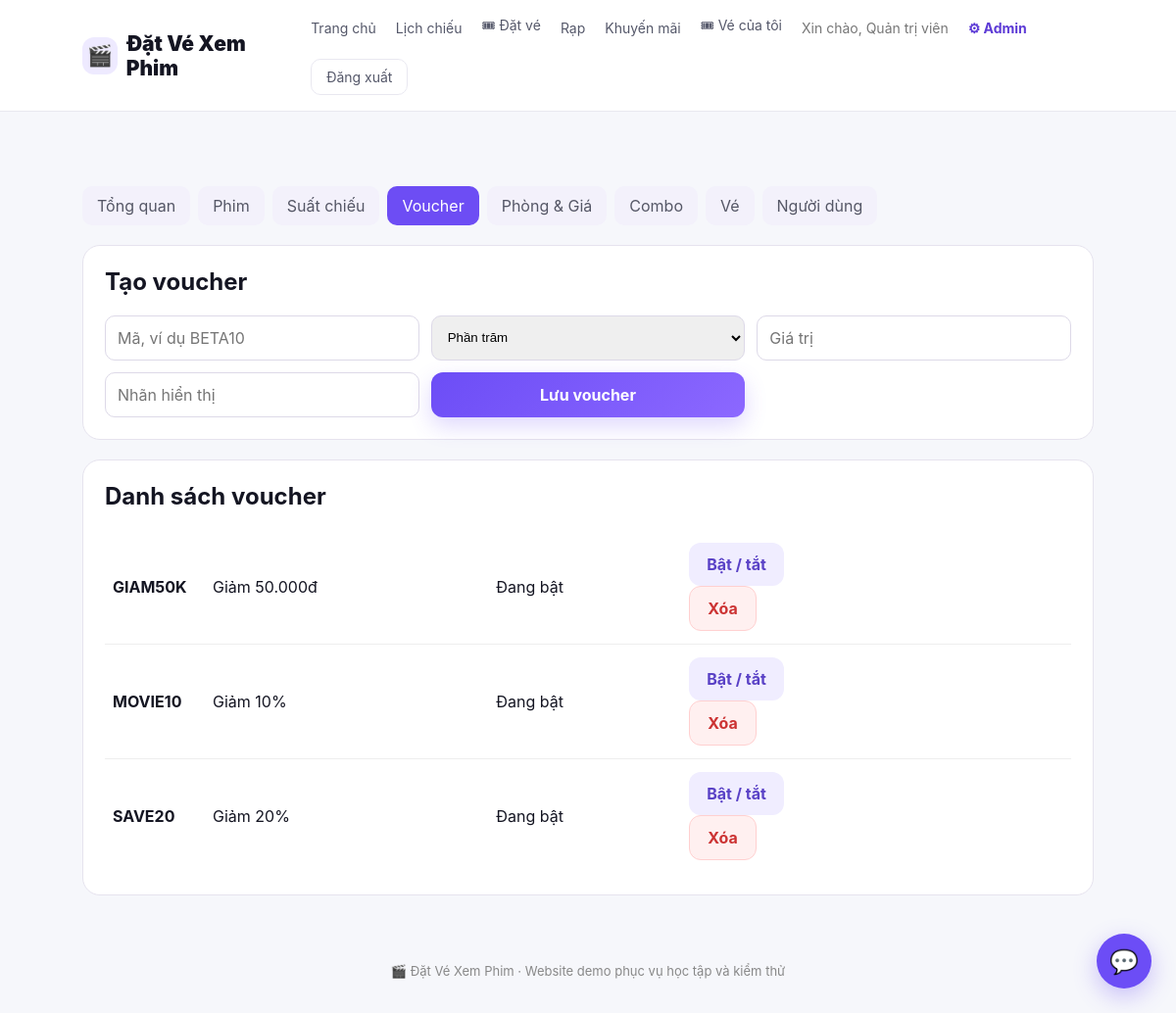
Screenshot of /admin/vouchers (signed in) with the database file from the repository.
### tables this page shows
CREATE TABLE users(id INTEGER PRIMARY KEY AUTOINCREMENT,name TEXT NOT NULL,email TEXT UNIQUE NOT NULL,password TEXT NOT NULL,role TEXT NOT NULL DEFAULT 'user',points INTEGER NOT NULL DEFAULT 0);

CREATE TABLE vouchers(code TEXT PRIMARY KEY,type TEXT NOT NULL,value INTEGER NOT NULL,label TEXT NOT NULL,active INTEGER NOT NULL DEFAULT 1);

### admin_routes.py (the view)
@admin_bp.route('/vouchers',methods=['GET','POST'])
def vouchers():
    c=get_db()
    if request.method=='POST':
        code=request.form['code'].strip().upper(); c.execute('INSERT OR REPLACE INTO vouchers VALUES(?,?,?,?,1)',(code,request.form['type'],request.form.get('value',type=int) or 0,request.form['label'].strip())); c.commit(); c.close(); return redirect(url_for('admin.vouchers'))
    rows=c.execute('SELECT * FROM vouchers ORDER BY code').fetchall(); c.close(); return render_template('admin/vouchers.html',vouchers=rows)

### admin_routes.py (called while the page is built)
@admin_bp.before_request
def protect():
    if session.get('role')!='admin': return redirect(url_for('auth.login',next=request.path))

### app.py (called while the page is built, shortened)
def _get_tab_token():
    return request.args.get("tab_token") or request.form.get("tab_token") or request.headers.get("X-Tab-Token")

@app.before_request
def restore_tab_session():
    token = _get_tab_token()
    if session.get("user_id"):
        conn = get_db()
        db_user = conn.execute("SELECT id,name,role FROM users WHERE id=?", (session["user_id"],)).fetchone()
        conn.close()
        if db_user:
            session["user_name"] = db_user["name"]
            session["role"] = db_user["role"]
            update_user(token, db_user["name"], db_user["role"])
        else:
            session.clear()
            if token:
                from tab_sessions import clear_user
                clear_user(token)

@app.after_request
def keep_tab_token(response):
    token = _get_tab_token()
    return response

### database.py (called while the page is built)
def get_db():
    conn=sqlite3.connect(DB)
    conn.row_factory=sqlite3.Row
    return conn

### main_routes.py (called while the page is built)
@main_bp.app_context_processor
def inject_user():
    return {'current_user': session.get('user_name'), 'is_admin': session.get('role') == 'admin', 'poster_defaults': {m['id']: m['poster'] for m in MOVIES}}

### tab_sessions.py (called while the page is built, shortened)
def update_user(token, user_name=None, role=None):
    if not token:
        return

### templates/admin/vouchers.html
{% extends 'base.html' %}{% block title %}Quản lý voucher{% endblock %}{% block content %}<main class="admin-page"><div class="admin-nav"><a href="/admin/">Tổng quan</a><a href="/admin/movies">Phim</a><a href="/admin/showtimes">Suất chiếu</a><a class="active" href="/admin/vouchers">Voucher</a><a href="/admin/rooms">Phòng & Giá</a><a href="/admin/combos">Combo</a><a href="/admin/tickets">Vé</a><a href="/admin/users">Người dùng</a></div><section class="admin-card"><h2>Tạo voucher</h2><form class="admin-form" method="post"><input name="code" placeholder="Mã, ví dụ BETA10" required><select name="type"><option value="percent">Phần trăm</option><option value="fixed">Số tiền</option></select><input name="value" type="number" placeholder="Giá trị" required><input name="label" placeholder="Nhãn hiển thị" required><button class="btn btn-primary">Lưu voucher</button></form></section><section class="admin-card"><h2>Danh sách voucher</h2><div class="admin-table">{% for v in vouchers %}<div class="tr"><span><b>{{v.code}}</b></span><span>{{v.label}}</span><span>{{'Đang bật' if v.active else 'Đang tắt'}}</span><span><form method="post" action="/admin/vouchers/toggle/{{v.code}}"><button class="btn btn-secondary">Bật / tắt</button></form><form method="post" action="/admin/vouchers/delete/{{v.code}}" style="display:inline"><button class="btn btn-danger" onclick="return confirm('Xóa voucher này?')">Xóa</button></form></span></div>{% endfor %}</div></section></main>{% endblock %}

### templates/base.html (shortened to what this page needs)
<!doctype html><html lang="vi"><head><link rel="stylesheet" href="{{ url_for('static',filename='style.css') }}"></head><body>
<header class="site-header"><a class="brand" href="/"><span class="brand-icon">🎬</span><span>Đặt Vé Xem Phim</span></a><nav><a href="/">Trang chủ</a><a href="/showtimes">Lịch chiếu</a><a href="/booking">🎟 Đặt vé</a><a href="/cinemas">Rạp</a><a href="/promotions">Khuyến mãi</a>{% if current_user %}<a href="/tickets">🎟 Vé của tôi</a><span class="hello">Xin chào, {{current_user}}</span>{% if is_admin %}<a class="admin-link" href="/admin">⚙ Admin</a>{% endif %}<a class="nav-outline" href="/logout">Đăng xuất</a>{% else %}<a href="/login">Đăng nhập</a><a class="nav-cta" href="/register">Đăng ký</a>{% endif %}</nav></header>
{% block content %}{% endblock %}<footer class="footer">🎬 Đặt Vé Xem Phim · Website demo phục vụ học tập và kiểm thử</footer>
<button type="button" class="chat-button" id="chatOpen" aria-label="Mở trợ lý chatbot">💬</button>
</body></html>

### static/style.css (style rules this page uses)
:root { --bg:#f6f7fb;--surface:#fff;--ink:#141522;--muted:#6f7280;--primary:#6c4df6;--primary2:#8c68ff;--line:#e9e8f0;--success:#18864b;--danger:#c63d4d;--shadow:0 18px 50px rgba(31,27,66,.08) }
* { box-sizing:border-box }
html { scroll-behavior:smooth }
body { margin:0;font-family:Inter,ui-sans-serif,system-ui,-apple-system,BlinkMacSystemFont,"Segoe UI",Arial,sans-serif;background:var(--bg);color:var(--ink) }
a { color:inherit }
button,input { font:inherit }
.site-header { position:sticky;top:0;z-index:50;background:rgba(255,255,255,.94);backdrop-filter:blur(14px);border-bottom:1px solid var(--line);padding:16px 7%;display:flex;justify-content:space-between;align-items:center;gap:20px }
.brand { text-decoration:none;font-size:21px;font-weight:900;display:flex;align-items:center;gap:9px }
.brand-icon { width:38px;height:38px;border-radius:12px;display:grid;place-items:center;background:#eeeaff }
.site-header nav { display:flex;align-items:center;gap:20px;flex-wrap:wrap;font-size:14px }
.site-header nav a { text-decoration:none;color:#55586a }
.nav-cta,.nav-outline { padding:9px 15px;border-radius:10px }
.nav-outline { border:1px solid var(--line) }
.hello { color:#777 }
.footer { text-align:center;color:#888;padding:35px 15px;font-size:13px }
main { width:86%;max-width:1180px;margin:34px auto }
.btn { display:inline-flex;justify-content:center;align-items:center;gap:8px;border:0;padding:12px 18px;border-radius:12px;text-decoration:none;cursor:pointer;font-weight:750;transition:.2s }
.btn-primary { background:linear-gradient(135deg,var(--primary),var(--primary2));color:#fff;box-shadow:0 9px 22px rgba(108,77,246,.22) }
.btn-secondary { background:#f0edff;color:#5941c6 }
.chat-button { position:fixed;right:25px;bottom:25px;width:56px;height:56px;border:0;border-radius:50%;background:var(--primary);color:#fff;font-size:24px;cursor:pointer;box-shadow:0 8px 24px #6c4df655;z-index:80 }
.admin-link { color:#5d3bd6!important;font-weight:700 }
.admin-page { padding-top:42px }
.admin-nav { display:flex;gap:8px;flex-wrap:wrap;margin-bottom:20px }
.admin-nav a { padding:10px 15px;border-radius:10px;text-decoration:none;color:#555766;background:#f3f1fb }
.admin-nav a.active,.admin-nav a:hover { background:#6d4df4;color:#fff }
.admin-card { background:#fff;border:1px solid #e6e3ee;border-radius:18px;padding:22px;margin-bottom:20px }
.admin-card h2 { margin-top:0 }
.admin-form { display:grid;grid-template-columns:repeat(3,1fr);gap:12px }
.admin-form input,.admin-form select,.admin-table select { padding:12px;border:1px solid #ddd9e8;border-radius:10px }
.admin-table { display:grid }
.tr { display:grid;grid-template-columns:90px 1.5fr 1fr 1fr 1fr;gap:12px;align-items:center;padding:13px 8px;border-bottom:1px solid #eee }
.tr:last-child { border-bottom:0 }
.btn-danger { background:#fff0f0;color:#c33;border:1px solid #ffd0d0 }

### rows the page displays
users: name "Quản trị viên"
vouchers: code "GIAM50K", label "Giảm 50.000đ", active "Đang bật"
vouchers: code "MOVIE10", label "Giảm 10%", active "Đang bật"
vouchers: code "SAVE20", label "Giảm 20%", active "Đang bật"
